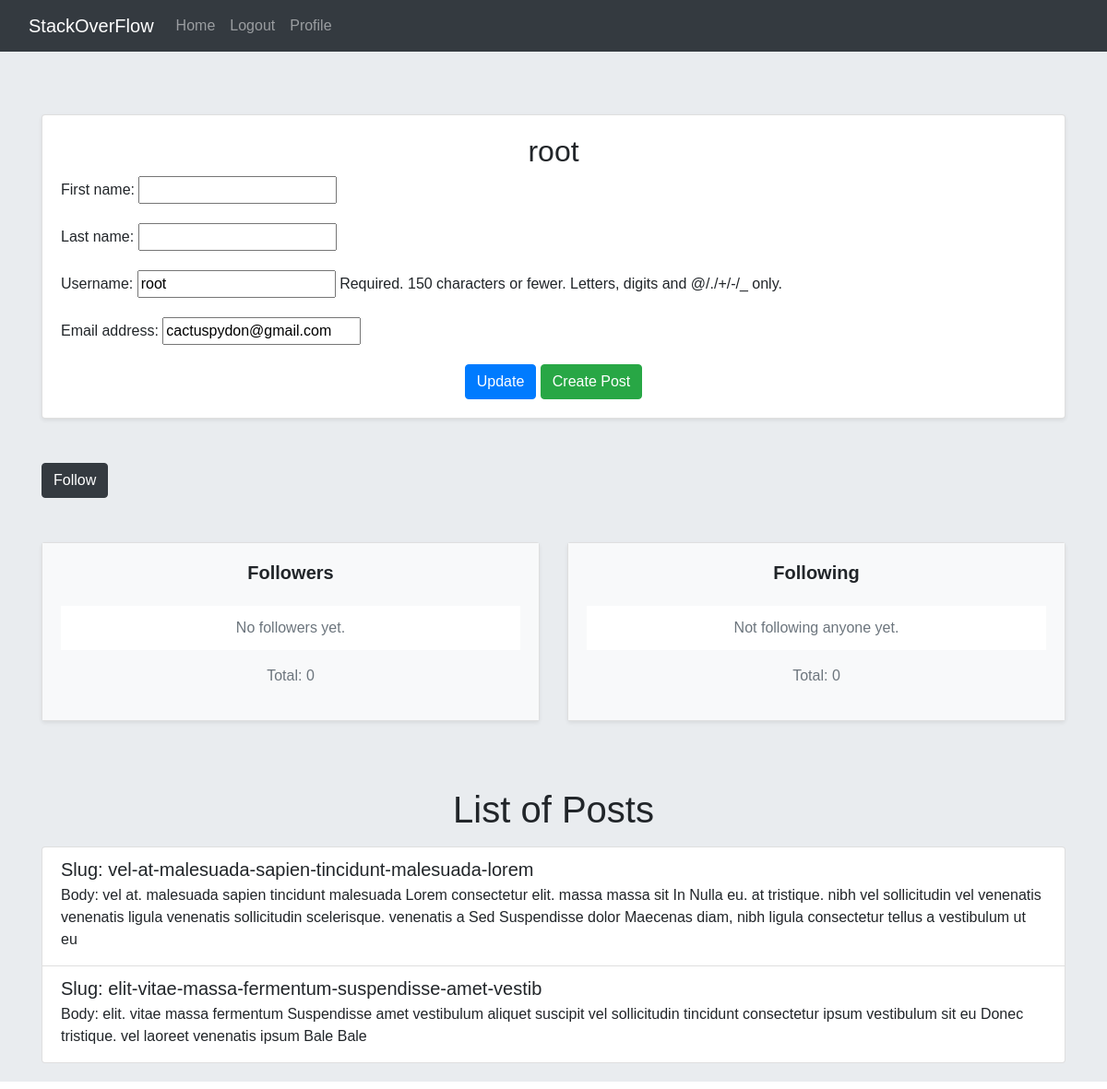
Before: /accounts/profile/1/ (signed in) with the older database file.
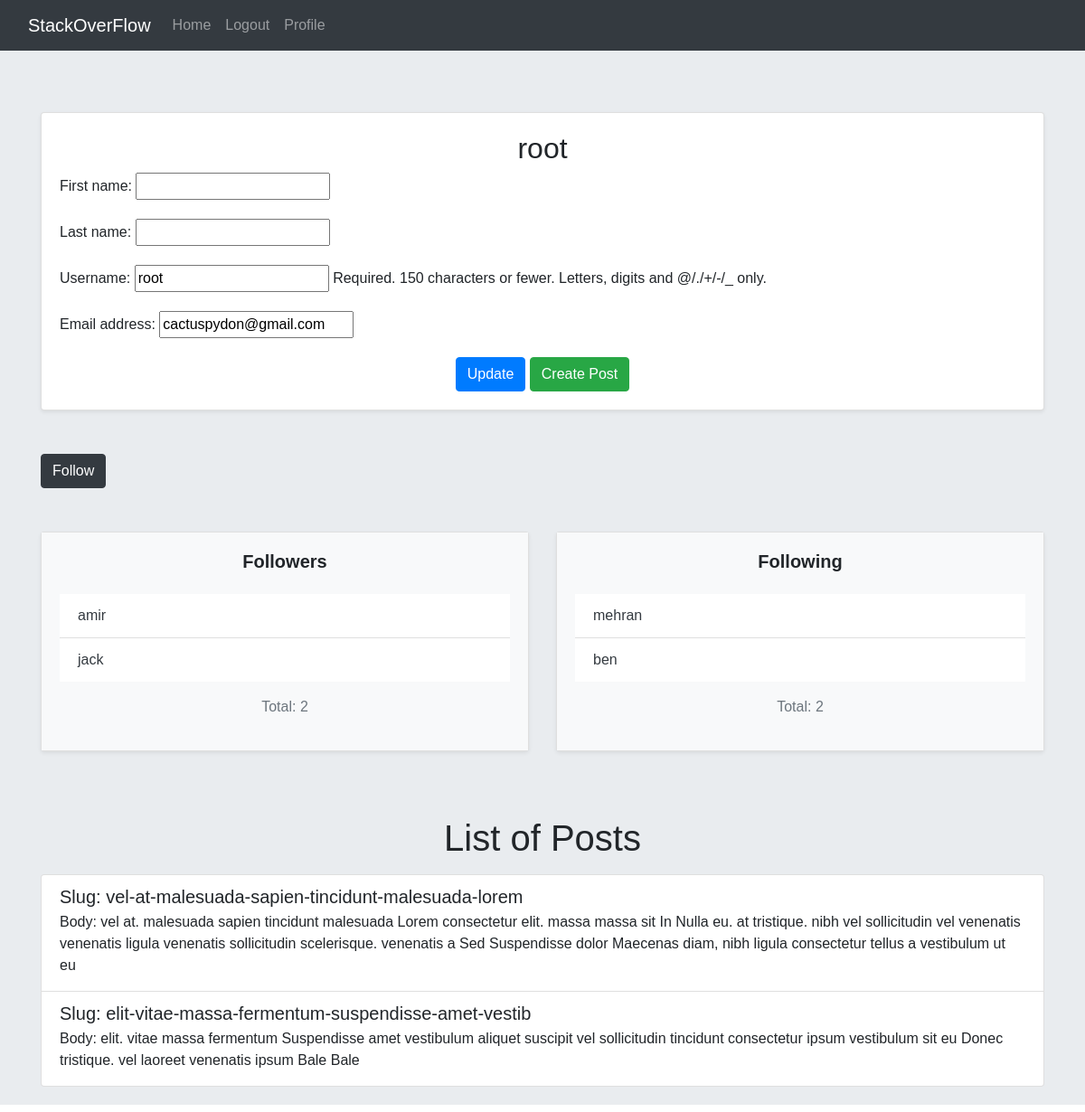
After: the same page with the newer database file.
### home/models.py (models this page shows, shortened)
class Post(models.Model):
    user = models.ForeignKey(User, on_delete=models.CASCADE, related_name='posts')
    body = models.TextField()
    slug = models.SlugField(unique=True)
    created = models.DateTimeField(auto_now_add=True)
    updated = models.DateTimeField(auto_now=True)
    class Meta:
        ordering = ('-created',)

### accounts/models.py (models this page shows, shortened)
class Relation(models.Model):
    from_user = models.ForeignKey(User, on_delete=models.CASCADE, related_name='followers')
    to_user = models.ForeignKey(User, on_delete=models.CASCADE, related_name='following')
    created = models.DateTimeField(auto_now_add=True)

### accounts/views.py (the view, shortened to what this page needs)
# urls.py: path('profile/<int:pk>/', views.UserProfileView.as_view(), name='user-profile'),
class UserProfileView(LoginRequiredMixin, View):
    form_class = UserProfileForm
    template_name = 'accounts/profile.html'
    def get(self, request, pk):
        is_following = False
        user = get_object_or_404(User, pk=pk)
        form = self.form_class(instance=user)
        post = user.posts.all()
        relation = Relation.objects.filter(from_user=request.user, to_user=user)
        if relation.exists():
            is_following = True
        return render(request, self.template_name,
                      {'user': user, 'form': form, 'posts': post, 'is_following': is_following})

### accounts/forms.py
class UserProfileForm(forms.ModelForm):
    class Meta:
        model = User
        fields = ['first_name', 'last_name', 'username', 'email']

### accounts/templates/accounts/profile.html (shortened to what this page needs)
{% extends '_base.html' %}
{% block content %}
    <div class="container mt-5">
        <div class="card shadow-sm">
            <div class="card-body">
                <h2 class="text-center">{{ user.username }}</h2>
                <form action="" method="post" novalidate>
                    {{ form.as_p }}
                    <div class="text-center mt-3">
                        <input type="submit" value="Update" class="btn btn-primary">
                        <a href="{% url 'home:post-create' %}" type="submit" class="btn btn-success">Create Post</a>
                    </div>
                </form>
            </div>
        </div>
        <div class="mt-5">
            {% if request.user.id != user.id and not is_following %}
                <a href="{% url 'accounts:user-follow' user.id %}" class="btn btn-dark">Follow</a>
            {% elif request.user.id != user.id and is_following %}
                <a href="{% url 'accounts:user-unfollow' user.id %}" class="btn btn-danger">UnFollow</a>
            {% endif %}
            <div class="mt-5">
                <div class="row justify-content-center">
                    <div class="col-md-6">
                        <div class="card shadow-sm mb-4">
                            <div class="card-body bg-light">
                                <h5 class="card-title text-center mb-4"><strong>Followers</strong></h5>
                                <ul class="list-group list-group-flush">
                                    {% if user.followers.count > 0 %}
                                        {% for follower in user.followers.all %}
                                            <li class="list-group-item"><a
                                                    href="{% url 'accounts:user-profile' follower.id %}"
                                                    class="text-dark">{{ follower.to_user }}</a></li>
                                        {% endfor %}
                                    {% else %}
                                        <li class="list-group-item text-center text-muted">No followers yet.</li>
                                    {% endif %}
                                </ul>
                                <p class="text-center mt-3 text-muted">Total: {{ user.followers.count }}</p>
                            </div>
                        </div>
                    </div>
                    <div class="col-md-6">
                        <div class="card shadow-sm mb-4">
                            <div class="card-body bg-light">
                                <h5 class="card-title text-center mb-4"><strong>Following</strong></h5>
                                <ul class="list-group list-group-flush">
                                    {% if user.following.count > 0 %}
                                        {% for following in user.following.all %}
                                            <li class="list-group-item"><a
                                                    href="{% url 'accounts:user-profile' following.id %}"
                                                    class="text-dark">{{ following.from_user }}</a></li>
                                        {% endfor %}
                                    {% else %}
                                        <li class="list-group-item text-center text-muted">Not following anyone yet.
                                        </li>
                                    {% endif %}
                                </ul>
                                <p class="text-center mt-3 text-muted">Total: {{ user.following.count }}</p>
                            </div>
                        </div>
                    </div>
                </div>
            </div>
        </div>
        <div class="mt-5">
            <h1 class="text-center">List of Posts</h1>
            {% if posts %}
                <div class="list-group mt-3">
                    {% for post in posts %}
                        <div class="list-group-item">
                            <h5 class="mb-1">Slug: {{ post.slug }}</h5>
                            <p class="mb-1">Body: {{ post.body }}</p>
                        </div>
                    {% endfor %}
                </div>
            {% else %}
                <p class="text-center">No posts available.</p>
            {% endif %}
        </div>
    </div>
{% endblock %}

### templates/_base.html (shortened to what this page needs)
<!DOCTYPE html>
<html lang="en">
<head>
    <link href="https://maxcdn.bootstrapcdn.com/bootstrap/4.5.2/css/bootstrap.min.css" rel="stylesheet">
</head>
<body>
{% include "inc/navbar.html" %}
<div class="jombotron">
    {% block content %}
    {% endblock content %}
</div>
</body>
</html>

### templates/inc/navbar.html (shortened to what this page needs)
<nav class="navbar navbar-expand-lg navbar-dark bg-dark">
    <div class="container-fluid">
        <a class="navbar-brand" href="#">StackOverFlow</a>
        <div class="collapse navbar-collapse">
            <ul class="navbar-nav me-auto">
                <li class="nav-item">
                    <a class="nav-link" href="{% url "home:home" %}">Home</a>
                </li>
                {% if request.user.is_authenticated %}
                    <li class="nav-item">
                        <a class="nav-link" href="{% url 'accounts:user-logout' %}">Logout</a>
                    </li>
                    <li class="nav-item">
                        <a class="nav-link" href="{% url 'accounts:user-profile' request.user.pk %}">Profile</a>
                    </li>
                {% endif %}
            </ul>
        </div>
    </div>
</nav>

### templates/_base.html (style rules this page uses)
.jombotron { padding: 20px; margin-bottom: 20px; background-color: #e9ecef; }
body { font-family: 'Tahoma', sans-serif; }

Changed rows visible on the page:
added Relation: to_user "amir", shown under "Followers"
added Relation: to_user "jack", shown under "Followers"
added Relation: from_user "mehran", shown under "Following"
added Relation: from_user "ben", shown under "Following"
Other visible differences:
{{ user.followers.count }}: "0" → "2"
{{ user.following.count }}: "0" → "2"
text no longer shown: "No followers yet. Not following anyone yet."
